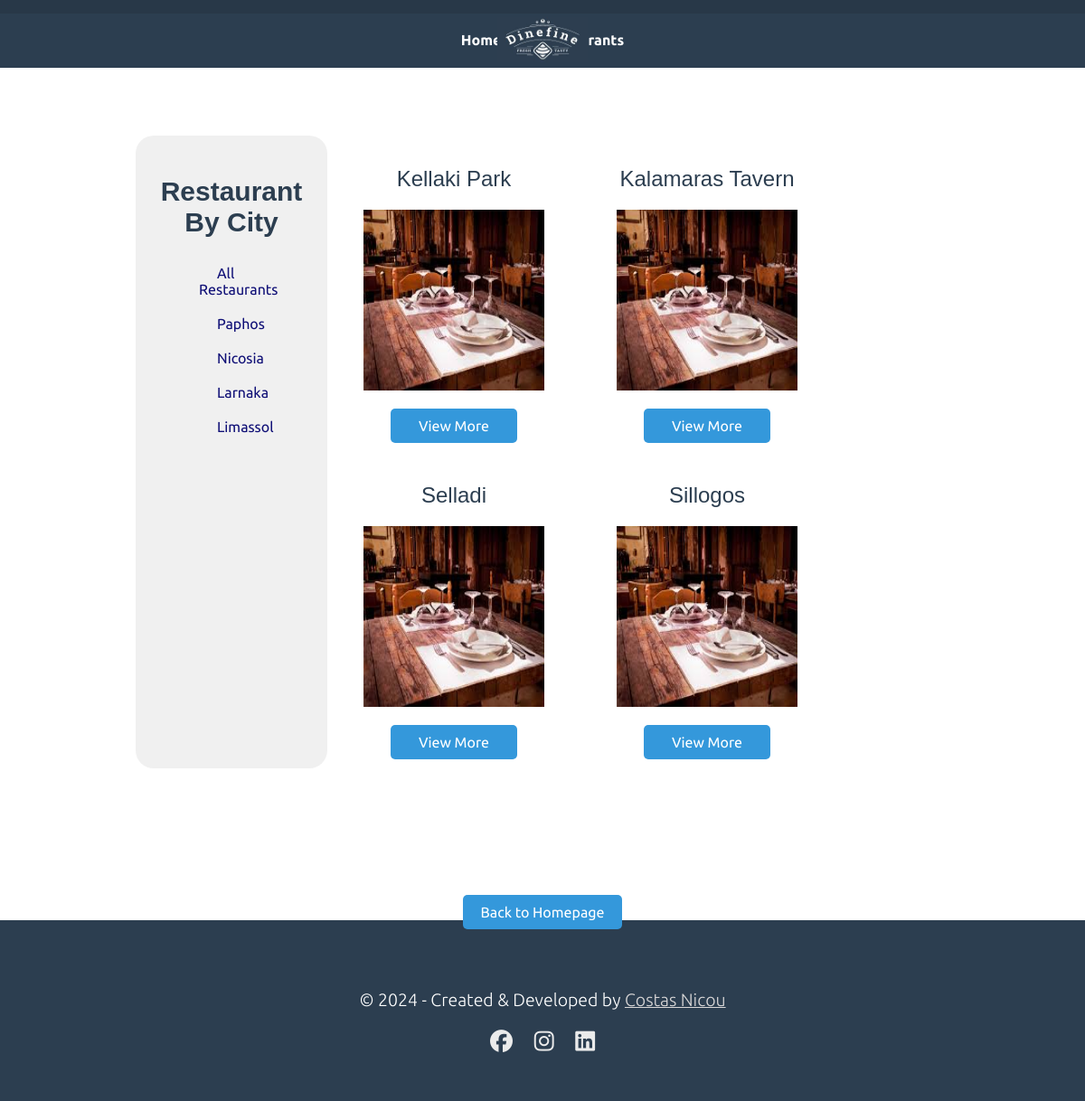
/list-restaurants, run on the app's committed database.
### food/models.py (models this page shows, shortened)
class City(models.Model):
    city_name = models.CharField(max_length=100)
    city_slug = models.SlugField(unique=True,blank=True)  # Add this field for slug-based lookups

class Restaurant(models.Model):
    city = models.ForeignKey(City,on_delete=models.CASCADE,related_name="restaurant_by_city")
    restaurant_name = models.CharField(max_length=100)
    restaurant_image = models.ImageField(default='restaurant_default.jpg',upload_to='restaurant_images')
    restaurant_location = models.CharField(max_length=100)
    restaurant_slug = models.SlugField(unique=True,blank=True)  # Add this field for slug-based lookups
    restaurant_phone = models.IntegerField(unique=True)
    restaurant_about= models.TextField()
    restaurant_featured = models.BooleanField(blank=True)

### food/views.py (the view)
# urls.py: path('list-restaurants',food_views.restaurant_list,name="restaurant_list"),
def restaurant_list(request):
    cities = City.objects.all()
    restaurants = Restaurant.objects.all()
    return render(request,"food/restaurants_list.html",{
        "cities":cities,
        "restaurants":restaurants
    })

### food/templates/food/restaurants_list.html
{% extends "food/layout.html" %}
{% block main %}
<section class="restaurants-list-section restaurants-padding">
    <div class="restaurant-by-city">
        <h2>Restaurant By City</h2>
        <ul class="categories-list">
            <li><a href="{% url 'restaurant_list'%}">All Restaurants</a></li>
            {% for city in cities %}
            <li><a href="{% url 'food:restaurants_by_city' city.city_slug %}">{{city.city_name}}</a></li>
            {%endfor%}
        </ul>
    </div>
    <div class="restaurants-list">
        {% for restaurant in restaurants%}
        <div class="restaurant-item">
            <h3 class="item-title">{{restaurant.restaurant_name}}</h3>
            <img src="{{restaurant.restaurant_image.url}}" width="200px" height="200px" alt="">
            <a class="btn" href="{%url 'food:restaurant_details' restaurant.restaurant_slug %}">View More</a>
        </div>
        {%endfor%}
    </div>
</section>
<div class="back-to-hp">
    <a class="btn" href="{% url 'index' %}">Back to Homepage</a>
</div>
{% endblock %}

### food/templates/food/layout.html (shortened to what this page needs)
{% load static %}
<!DOCTYPE html>
<html lang="en">
<head>
    <link rel="stylesheet" href="{% static 'css/global.css'%}">
    <link rel="stylesheet" href="{% static 'css/index.css'%}">
    <link rel="stylesheet" href="{% static 'css/restaurant_details.css'%}">
    <link rel="stylesheet" href="{% static 'css/menu_items_list.css'%}">
    <link rel="stylesheet" href="{% static 'css/restaurant_list.css'%}">
    <link rel="stylesheet" href="{% static 'css/rwd_global.css'%}">
</head>
<body>
    <header>
        <nav>
            <div class="top-bar">
            </div>
            <div class="navbar">
                <div class="navbar-wrapper">
                    <img class="logo" src="{% static 'imgs/logo.jpg'%}" alt="">
                    <a href="{% url 'index' %}">Home</a>
                    <a href="{% url 'restaurant_list' %}">Restaurants</a>
                </div>
            </div>
        </nav>
    </header>
    <main>
        {% block main %}
        {% endblock %}
    </main>
    <footer>
        <div class="footer-div">
            <p>&copy; <span id="cpyear"></span> - Created & Developed by <a target="_blank" class="personal-site"
                    href="https://costasnicou.com">Costas
                    Nicou</a></p>
            <div class="personal-social-media">
                <a class="personal-social-icon" target="_blank" href="https://www.facebook.com/costas.nicou.3/">
                    <i class="fa-brands fa-facebook"></i></a>
                <a class="personal-social-icon" target="_blank" href="https://www.instagram.com/cnicou.tech/"><i
                        class="fa-brands fa-instagram"></i></a>
                <a class="personal-social-icon" target="_blank" href="https://www.linkedin.com/in/cnicou/"><i
                        class="fa-brands fa-linkedin"></i></a>
            </div>
        </div>
    </footer>
</body>
</html>

### food/static/css/global.css (style rules this page uses)
html, body { padding: 0; margin: 0; font-family: "Ubuntu", sans-serif; overflow-x: hidden; }
p { font-weight: 300; font-size: 19.5px; }
section { padding: 80px; }
main { min-height: 800px; background-color: white; }
nav { position: fixed; top: 0; width: 100%; z-index: 100; }
.top-bar { background-color: #283848; height: 15px; }
.navbar { height: 40px; padding-top: 20px; text-align: center; background-color: #2c3e50; }
.navbar-wrapper { width: 50%; margin: 0 auto; position: relative; }
.logo { position: absolute; top: -16px; left: 250px; width: 100px; height: 50px; }
.navbar a { color: #ffffff; text-decoration: none; padding: 10px 20px; font-size: 16px; font-weight: bold; transition: background-color 0.3s ease; }
h1, h2, h3, h4, h5, h6 { color: #2c3e50; font-family: 'Arial', sans-serif; margin-bottom: 20px; }
h2 { font-size: 30px; }
h3 { font-size: 24px; }
.btn { margin-top: 20px; background-color: rgb(71, 154, 255); padding: 15px; border-radius: 10px; text-decoration: none; color: white; width: 100px; margin: 20px auto 0 auto; background-color: #3498db; color: #ffffff; border: none; padding: 10px 20px; font-size: 16px; cursor: pointer; border-radius: 5px; transition: background-color 0.3s ease; text-align: center; }
footer { height: 200px; background-color: #2c3e50; }
.footer-div { text-align: center; display: flex; flex-direction: column; align-items: center; justify-content: center; height: 100%; width: 60%; margin: 0 auto; }
.footer-div p { line-height: 30px; color: white; }
.personal-site { color: rgb(218, 216, 216); }
.personal-social-icon { text-decoration: none; color: rgb(235, 235, 235); margin: 10px; }
.personal-social-icon i { font-size: 25px; }

### food/static/css/index.css (style rules this page uses)
.item-title { font-weight: 300; }

### food/static/css/menu_items_list.css (style rules this page uses)
.categories-list { list-style: none; }
.categories-list li { padding: 10px; }
.categories-list li a { text-decoration: none; color: rgb(15, 15, 118); padding: 10px 20px; }

### food/static/css/restaurant_list.css (style rules this page uses)
.restaurants-list-section { display: flex; justify-content: center; }
.restaurants-padding { padding: 150px; }
.restaurant-by-city { width: 20%; background-color: rgb(240, 240, 240); padding: 20px; border-radius: 20px; }
.restaurant-by-city h2 { text-align: center; }
.restaurants-list { display: flex; justify-content: flex-start; flex-wrap: wrap; width: 80%; }
.restaurant-item { display: flex; flex-direction: column; align-items: center; margin: 10px 40px; }
.back-to-hp { text-align: center; }

### data on the page
City: city_name "Paphos"
City: city_name "Nicosia"
City: city_name "Larnaka"
City: city_name "Limassol"
Restaurant: restaurant_name "Kellaki Park", restaurant_image (placeholder picture)
Restaurant: restaurant_name "Kalamaras Tavern", restaurant_image (placeholder picture)
Restaurant: restaurant_name "Selladi", restaurant_image (placeholder picture)
Restaurant: restaurant_name "Sillogos", restaurant_image (placeholder picture)
